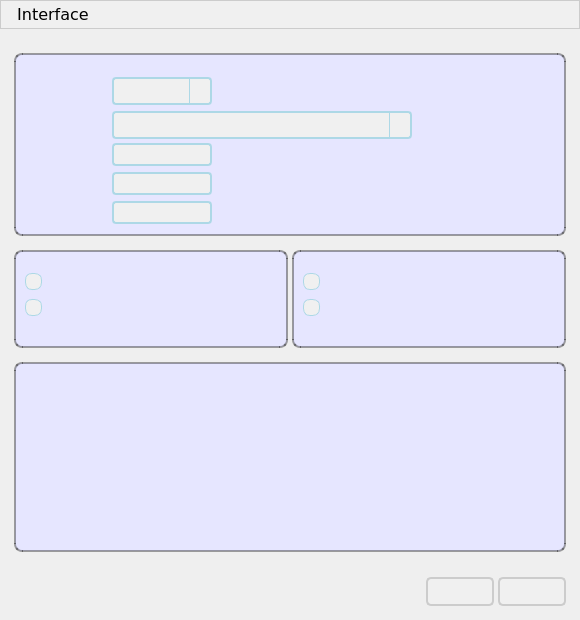
<?xml version="1.0" encoding="UTF-8"?>
<ui version="4.0">
 <class>MainWindow</class>
 <widget class="QMainWindow" name="MainWindow">
  <property name="geometry">
   <rect>
    <x>0</x>
    <y>0</y>
    <width>580</width>
    <height>620</height>
   </rect>
  </property>
  <property name="minimumSize">
   <size>
    <width>580</width>
    <height>620</height>
   </size>
  </property>
  <property name="maximumSize">
   <size>
    <width>580</width>
    <height>620</height>
   </size>
  </property>
  <property name="font">
   <font>
    <family>Verdana</family>
    <pointsize>12</pointsize>
   </font>
  </property>
  <property name="windowTitle">
   <string/>
  </property>
  <property name="windowIcon">
   <iconset>
    <normaloff>WStreamLab.ico</normaloff>WStreamLab.ico</iconset>
  </property>
  <property name="styleSheet">
   <string notr="true">/* Common styles */
* {
    font-family: Verdana, Arial, sans-serif; /* Fallback to Arial or generic sans-serif if Verdana is not available */
    font-size: 12pt; /* Base font size */
}

/* QPushButton */
QPushButton {
    padding: 5px 10px;
    border: 2px solid #ccc; /* Light gray border */
    background-color: #f0f0f0; /* Light gray background */
    border-radius: 5px; /* Rounded corners */
}

QPushButton:hover {
    background-color: #d7d9d7; /* Light gray background on hover */
    border: 2px solid #aaa; /* Darker gray border on hover */
}

/* QComboBox */
QComboBox {
    border: 2px solid #ADD8E6; /* Light blue border */
    border-radius: 4px; /* Rounded corners */
    padding: 2px;
    min-height: 20px; /* Adjust the minimum height */
    background-color: #f0f0f0; /* Light gray background */
}

QComboBox QAbstractItemView {
    border: 2px solid #ADD8E6; /* Light blue border for the dropdown */
}

QComboBox::drop-down {
    subcontrol-origin: padding;
    subcontrol-position: top right;
    width: 20px; /* Adjust width as needed */
    border-left: 1px solid #ADD8E6; /* Light blue border for the drop-down button */
}

QComboBox::down-arrow {
    width: 0;
    height: 0;
}

QComboBox::down-arrow:disabled {
    image: url(circle.png); /* Replace with your own circle image */
    width: 16px; /* Adjust width of circle */
    height: 16px; /* Adjust height of circle */
}

/* QLineEdit */
QLineEdit {
    border: 2px solid #ADD8E6; /* Light blue border */
    border-radius: 4px; /* Rounded corners */
    height: 28px; /* Adjusted height */
    padding: 2px; /* Adjust padding if needed */
    background-color: #f0f0f0; /* Light gray background */
}

/* QGroupBox */
QGroupBox {
    border: 2px solid black;
    border-color: rgba(0, 0, 0, 0.36); /* Black with transparency */
    background-color: #E6E6FF; /* Light purple background */
    font-family: Verdana, Arial, sans-serif; /* Use Verdana for group box */
    font-size: 12pt; /* Font size */
    margin-top: 10px;
    border-radius: 8px; /* Rounded corners */
    padding-top: 10px; /* Padding for the top of the group box */
}

QGroupBox::title {
    subcontrol-origin: margin;
    left: 7px;
    padding: 5px; /* Adjusted padding for better appearance */
}

/* QRadioButton */
QRadioButton {
    spacing: 5px;
}

QRadioButton::indicator {
    width: 15px;
    height: 15px;
    border-radius: 7px; /* Half of width and height to make it a circle */
    border: 1px solid #ADD8E6; /* Light blue border */
    background-color: #f0f0f0; /* Light gray background */
}

QRadioButton::indicator:checked {
    background-color: #ADD8E6; /* Light blue background when checked */
    border: 1px solid #0078D7; /* Darker blue border when checked */
}

QRadioButton::indicator:unchecked:hover {
    background-color: #e0e0e0; /* Slightly darker light gray background on hover when unchecked */
}

/* Menu Bar */
QMenuBar {
    background-color: #f0f0f0; /* Light gray background */
    border: 1px solid #ccc; /* Light gray border */
}

/* Base Menu */
QMenu {
    background-color: #f0f0f0; /* Light gray background */
    border: 1px solid #ccc; /* Light gray border */
    padding: 4px; /* Adjust padding */
    font-family: Verdana, Arial, sans-serif; /* Font family */
    font-size: 12pt; /* Font size */
}

/* Menu Item */
QMenu::item {
    background-color: transparent; /* Transparent background */
    padding: 4px 24px; /* Adjust padding */
    font-family: Verdana, Arial, sans-serif; /* Font family */
    font-size: 12pt; /* Font size */
}

QMenu::item:selected {
    background-color: #d7d9d7; /* Light gray background when selected */
}

/* Disabled Menu Item */
QMenu::item:disabled {
    color: #999; /* Gray color for disabled items */
}

/* Separator */
QMenu::separator {
    height: 1px;
    background-color: #ccc; /* Light gray separator */
    margin: 4px 0; /* Adjust margin */
}

/* Action */
QMenuBar::item,
QMenu::item {
    background: transparent;
    padding: 4px 10px;
    font-family: Verdana, Arial, sans-serif;
    font-size: 12pt;
    color: black;
}

QMenuBar::item:selected,
QMenu::item:selected {
    background: #f0f0f0;
    color: black;
    border-radius: 4px;
}

QMenuBar::item:pressed,
QMenu::item:pressed {
    background-color: #d7d9d7;
    border-radius: 4px;
    color: black;
}


</string>
  </property>
  <property name="unifiedTitleAndToolBarOnMac">
   <bool>true</bool>
  </property>
  <widget class="QWidget" name="centralwidget">
   <layout class="QGridLayout" name="gridLayout_5">
    <item row="0" column="0">
     <layout class="QVBoxLayout" name="verticalLayout_5">
      <property name="spacing">
       <number>4</number>
      </property>
      <property name="leftMargin">
       <number>5</number>
      </property>
      <property name="topMargin">
       <number>5</number>
      </property>
      <property name="rightMargin">
       <number>5</number>
      </property>
      <property name="bottomMargin">
       <number>5</number>
      </property>
      <item>
       <widget class="QGroupBox" name="gbInputData">
        <property name="sizePolicy">
         <sizepolicy hsizetype="Preferred" vsizetype="Expanding">
          <horstretch>0</horstretch>
          <verstretch>0</verstretch>
         </sizepolicy>
        </property>
        <property name="maximumSize">
         <size>
          <width>16777215</width>
          <height>200</height>
         </size>
        </property>
        <property name="font">
         <font>
          <family>Verdana</family>
          <pointsize>12</pointsize>
         </font>
        </property>
        <property name="title">
         <string/>
        </property>
        <layout class="QGridLayout" name="gridLayout_2">
         <property name="leftMargin">
          <number>10</number>
         </property>
         <property name="topMargin">
          <number>10</number>
         </property>
         <property name="rightMargin">
          <number>10</number>
         </property>
         <property name="bottomMargin">
          <number>10</number>
         </property>
         <item row="2" column="0">
          <layout class="QVBoxLayout" name="verticalLayout_3">
           <item>
            <layout class="QGridLayout" name="gridLayout_6">
             <item row="1" column="1">
              <widget class="QComboBox" name="cbWaterMeterType">
               <property name="minimumSize">
                <size>
                 <width>300</width>
                 <height>28</height>
                </size>
               </property>
               <property name="maximumSize">
                <size>
                 <width>300</width>
                 <height>23</height>
                </size>
               </property>
               <property name="styleSheet">
                <string notr="true"/>
               </property>
              </widget>
             </item>
             <item row="4" column="0">
              <widget class="QLabel" name="lbPressure">
               <property name="maximumSize">
                <size>
                 <width>16777215</width>
                 <height>20</height>
                </size>
               </property>
               <property name="text">
                <string/>
               </property>
              </widget>
             </item>
             <item row="2" column="0">
              <widget class="QLabel" name="lbTemperature">
               <property name="minimumSize">
                <size>
                 <width>80</width>
                 <height>20</height>
                </size>
               </property>
               <property name="maximumSize">
                <size>
                 <width>1000</width>
                 <height>20</height>
                </size>
               </property>
               <property name="text">
                <string/>
               </property>
              </widget>
             </item>
             <item row="4" column="1">
              <layout class="QHBoxLayout" name="horizontalLayout_7">
               <item>
                <widget class="QLineEdit" name="lePressure">
                 <property name="minimumSize">
                  <size>
                   <width>100</width>
                   <height>23</height>
                  </size>
                 </property>
                 <property name="maximumSize">
                  <size>
                   <width>100</width>
                   <height>23</height>
                  </size>
                 </property>
                 <property name="font">
                  <font>
                   <family>Verdana</family>
                   <pointsize>12</pointsize>
                  </font>
                 </property>
                 <property name="cursorPosition">
                  <number>0</number>
                 </property>
                </widget>
               </item>
               <item>
                <widget class="QLabel" name="lbTab5">
                 <property name="minimumSize">
                  <size>
                   <width>0</width>
                   <height>20</height>
                  </size>
                 </property>
                 <property name="maximumSize">
                  <size>
                   <width>16777215</width>
                   <height>20</height>
                  </size>
                 </property>
                 <property name="text">
                  <string/>
                 </property>
                </widget>
               </item>
              </layout>
             </item>
             <item row="2" column="1">
              <layout class="QHBoxLayout" name="horizontalLayout_5">
               <item>
                <widget class="QLineEdit" name="leTemperature">
                 <property name="minimumSize">
                  <size>
                   <width>100</width>
                   <height>23</height>
                  </size>
                 </property>
                 <property name="maximumSize">
                  <size>
                   <width>100</width>
                   <height>23</height>
                  </size>
                 </property>
                 <property name="font">
                  <font>
                   <family>Verdana</family>
                   <pointsize>12</pointsize>
                  </font>
                 </property>
                </widget>
               </item>
               <item>
                <widget class="QLabel" name="lbTab3">
                 <property name="minimumSize">
                  <size>
                   <width>50</width>
                   <height>20</height>
                  </size>
                 </property>
                 <property name="maximumSize">
                  <size>
                   <width>20</width>
                   <height>20</height>
                  </size>
                 </property>
                 <property name="text">
                  <string/>
                 </property>
                </widget>
               </item>
               <item>
                <spacer name="horizontalSpacer_3">
                 <property name="orientation">
                  <enum>Qt::Horizontal</enum>
                 </property>
                 <property name="sizeHint" stdset="0">
                  <size>
                   <width>40</width>
                   <height>20</height>
                  </size>
                 </property>
                </spacer>
               </item>
              </layout>
             </item>
             <item row="3" column="0">
              <widget class="QLabel" name="lbHumidity">
               <property name="minimumSize">
                <size>
                 <width>80</width>
                 <height>20</height>
                </size>
               </property>
               <property name="maximumSize">
                <size>
                 <width>1000</width>
                 <height>20</height>
                </size>
               </property>
               <property name="text">
                <string/>
               </property>
              </widget>
             </item>
             <item row="0" column="1">
              <widget class="QComboBox" name="cbNumberOfWaterMeters">
               <property name="minimumSize">
                <size>
                 <width>100</width>
                 <height>28</height>
                </size>
               </property>
               <property name="maximumSize">
                <size>
                 <width>100</width>
                 <height>23</height>
                </size>
               </property>
               <property name="autoFillBackground">
                <bool>false</bool>
               </property>
               <property name="styleSheet">
                <string notr="true">/* QComboBox */
QComboBox {
    border: 2px solid #ADD8E6; /* Light blue border */
    border-radius: 4px; /* Rounded corners */
    padding: 2px;
    min-height: 20px; /* Adjust the minimum height */
    background-color: #f0f0f0; /* Light gray background */
}</string>
               </property>
              </widget>
             </item>
             <item row="1" column="0">
              <widget class="QLabel" name="lbWaterMeterType">
               <property name="minimumSize">
                <size>
                 <width>80</width>
                 <height>20</height>
                </size>
               </property>
               <property name="maximumSize">
                <size>
                 <width>1000</width>
                 <height>20</height>
                </size>
               </property>
               <property name="text">
                <string/>
               </property>
              </widget>
             </item>
             <item row="0" column="0">
              <widget class="QLabel" name="lbNumberOfWaterMeters">
               <property name="minimumSize">
                <size>
                 <width>80</width>
                 <height>20</height>
                </size>
               </property>
               <property name="maximumSize">
                <size>
                 <width>1000</width>
                 <height>20</height>
                </size>
               </property>
               <property name="text">
                <string/>
               </property>
              </widget>
             </item>
             <item row="3" column="1">
              <layout class="QHBoxLayout" name="horizontalLayout_6">
               <item>
                <widget class="QLineEdit" name="leHumidity">
                 <property name="minimumSize">
                  <size>
                   <width>100</width>
                   <height>23</height>
                  </size>
                 </property>
                 <property name="maximumSize">
                  <size>
                   <width>100</width>
                   <height>23</height>
                  </size>
                 </property>
                 <property name="font">
                  <font>
                   <family>Verdana</family>
                   <pointsize>12</pointsize>
                  </font>
                 </property>
                </widget>
               </item>
               <item>
                <widget class="QLabel" name="lbTab4">
                 <property name="minimumSize">
                  <size>
                   <width>50</width>
                   <height>20</height>
                  </size>
                 </property>
                 <property name="maximumSize">
                  <size>
                   <width>20</width>
                   <height>20</height>
                  </size>
                 </property>
                 <property name="text">
                  <string/>
                 </property>
                </widget>
               </item>
               <item>
                <spacer name="horizontalSpacer_5">
                 <property name="orientation">
                  <enum>Qt::Horizontal</enum>
                 </property>
                 <property name="sizeHint" stdset="0">
                  <size>
                   <width>40</width>
                   <height>20</height>
                  </size>
                 </property>
                </spacer>
               </item>
              </layout>
             </item>
            </layout>
           </item>
          </layout>
         </item>
        </layout>
       </widget>
      </item>
      <item>
       <layout class="QHBoxLayout" name="horizontalLayout">
        <item>
         <widget class="QGroupBox" name="gbMeasurementMethod">
          <property name="minimumSize">
           <size>
            <width>120</width>
            <height>0</height>
           </size>
          </property>
          <property name="font">
           <font>
            <family>Verdana</family>
            <pointsize>12</pointsize>
           </font>
          </property>
          <property name="title">
           <string/>
          </property>
          <layout class="QGridLayout" name="gridLayout_4">
           <property name="leftMargin">
            <number>9</number>
           </property>
           <property name="topMargin">
            <number>9</number>
           </property>
           <property name="bottomMargin">
            <number>9</number>
           </property>
           <item row="0" column="0">
            <layout class="QVBoxLayout" name="verticalLayout_2">
             <item>
              <widget class="QRadioButton" name="rbGravimetric">
               <property name="minimumSize">
                <size>
                 <width>120</width>
                 <height>20</height>
                </size>
               </property>
               <property name="maximumSize">
                <size>
                 <width>16777215</width>
                 <height>20</height>
                </size>
               </property>
               <property name="font">
                <font>
                 <family>Verdana</family>
                 <pointsize>12</pointsize>
                </font>
               </property>
               <property name="styleSheet">
                <string notr="true"/>
               </property>
               <property name="text">
                <string/>
               </property>
              </widget>
             </item>
             <item>
              <widget class="QRadioButton" name="rbVolumetric">
               <property name="minimumSize">
                <size>
                 <width>120</width>
                 <height>20</height>
                </size>
               </property>
               <property name="maximumSize">
                <size>
                 <width>16777215</width>
                 <height>20</height>
                </size>
               </property>
               <property name="font">
                <font>
                 <family>Verdana</family>
                 <pointsize>12</pointsize>
                </font>
               </property>
               <property name="text">
                <string/>
               </property>
              </widget>
             </item>
            </layout>
           </item>
           <item row="1" column="0">
            <spacer name="verticalSpacer_3">
             <property name="orientation">
              <enum>Qt::Vertical</enum>
             </property>
             <property name="sizeHint" stdset="0">
              <size>
               <width>20</width>
               <height>40</height>
              </size>
             </property>
            </spacer>
           </item>
          </layout>
         </widget>
        </item>
        <item>
         <widget class="QGroupBox" name="gbReadMethod">
          <property name="minimumSize">
           <size>
            <width>100</width>
            <height>0</height>
           </size>
          </property>
          <property name="font">
           <font>
            <family>Verdana</family>
            <pointsize>12</pointsize>
           </font>
          </property>
          <property name="title">
           <string/>
          </property>
          <layout class="QGridLayout" name="gridLayout_7">
           <property name="leftMargin">
            <number>9</number>
           </property>
           <property name="topMargin">
            <number>9</number>
           </property>
           <property name="rightMargin">
            <number>9</number>
           </property>
           <property name="bottomMargin">
            <number>9</number>
           </property>
           <item row="0" column="0">
            <layout class="QVBoxLayout" name="verticalLayout">
             <item>
              <widget class="QRadioButton" name="rbManual">
               <property name="minimumSize">
                <size>
                 <width>120</width>
                 <height>20</height>
                </size>
               </property>
               <property name="maximumSize">
                <size>
                 <width>16777215</width>
                 <height>20</height>
                </size>
               </property>
               <property name="font">
                <font>
                 <family>Verdana</family>
                 <pointsize>12</pointsize>
                </font>
               </property>
               <property name="text">
                <string/>
               </property>
              </widget>
             </item>
             <item>
              <widget class="QRadioButton" name="rbInterface">
               <property name="minimumSize">
                <size>
                 <width>120</width>
                 <height>20</height>
                </size>
               </property>
               <property name="maximumSize">
                <size>
                 <width>16777215</width>
                 <height>20</height>
                </size>
               </property>
               <property name="font">
                <font>
                 <family>Verdana</family>
                 <pointsize>12</pointsize>
                </font>
               </property>
               <property name="text">
                <string/>
               </property>
              </widget>
             </item>
            </layout>
           </item>
           <item row="1" column="0">
            <spacer name="verticalSpacer_4">
             <property name="orientation">
              <enum>Qt::Vertical</enum>
             </property>
             <property name="sizeHint" stdset="0">
              <size>
               <width>20</width>
               <height>40</height>
              </size>
             </property>
            </spacer>
           </item>
          </layout>
         </widget>
        </item>
       </layout>
      </item>
      <item>
       <layout class="QHBoxLayout" name="horizontalLayout_2">
        <property name="spacing">
         <number>5</number>
        </property>
        <item>
         <widget class="QGroupBox" name="gbWaterMeterFeatures">
          <property name="sizePolicy">
           <sizepolicy hsizetype="Preferred" vsizetype="Minimum">
            <horstretch>0</horstretch>
            <verstretch>0</verstretch>
           </sizepolicy>
          </property>
          <property name="maximumSize">
           <size>
            <width>16777215</width>
            <height>200</height>
           </size>
          </property>
          <property name="font">
           <font>
            <family>Verdana</family>
            <pointsize>12</pointsize>
           </font>
          </property>
          <property name="title">
           <string/>
          </property>
          <property name="alignment">
           <set>Qt::AlignLeading|Qt::AlignLeft|Qt::AlignTop</set>
          </property>
          <layout class="QGridLayout" name="gridLayout_3">
           <property name="leftMargin">
            <number>10</number>
           </property>
           <property name="topMargin">
            <number>10</number>
           </property>
           <property name="rightMargin">
            <number>10</number>
           </property>
           <property name="bottomMargin">
            <number>10</number>
           </property>
           <item row="0" column="0">
            <layout class="QHBoxLayout" name="horizontalLayout_3">
             <item>
              <layout class="QGridLayout" name="gridLayout">
               <item row="3" column="3">
                <widget class="QLabel" name="lbTransitionFlowUnit">
                 <property name="text">
                  <string/>
                 </property>
                </widget>
               </item>
               <item row="4" column="0">
                <widget class="QLabel" name="lbMinimumFlow">
                 <property name="text">
                  <string/>
                 </property>
                </widget>
               </item>
               <item row="7" column="1">
                <spacer name="verticalSpacer">
                 <property name="orientation">
                  <enum>Qt::Vertical</enum>
                 </property>
                 <property name="sizeHint" stdset="0">
                  <size>
                   <width>20</width>
                   <height>40</height>
                  </size>
                 </property>
                </spacer>
               </item>
               <item row="1" column="1">
                <widget class="QLabel" name="lbMaximumFlowCurrent">
                 <property name="text">
                  <string/>
                 </property>
                </widget>
               </item>
               <item row="2" column="0">
                <widget class="QLabel" name="lbNominalFlow">
                 <property name="text">
                  <string/>
                 </property>
                </widget>
               </item>
               <item row="0" column="3">
                <widget class="QLabel" name="lbNominalDiameterUnit">
                 <property name="text">
                  <string/>
                 </property>
                </widget>
               </item>
               <item row="6" column="1">
                <widget class="QLabel" name="lbNominalErrorCurrent">
                 <property name="text">
                  <string/>
                 </property>
                </widget>
               </item>
               <item row="0" column="1">
                <widget class="QLabel" name="lbNominalDiameterCurrent">
                 <property name="text">
                  <string/>
                 </property>
                </widget>
               </item>
               <item row="2" column="1">
                <widget class="QLabel" name="lbNominalFlowCurrent">
                 <property name="text">
                  <string/>
                 </property>
                </widget>
               </item>
               <item row="3" column="1">
                <widget class="QLabel" name="lbTransitionFlowCurrent">
                 <property name="text">
                  <string/>
                 </property>
                </widget>
               </item>
               <item row="4" column="1">
                <widget class="QLabel" name="lbMinimumFlowCurrent">
                 <property name="text">
                  <string/>
                 </property>
                </widget>
               </item>
               <item row="0" column="4">
                <widget class="QLabel" name="lbTab">
                 <property name="text">
                  <string/>
                 </property>
                </widget>
               </item>
               <item row="0" column="0">
                <widget class="QLabel" name="lbNominalDiameter">
                 <property name="text">
                  <string/>
                 </property>
                </widget>
               </item>
               <item row="5" column="0">
                <widget class="QLabel" name="lbMaximumError">
                 <property name="text">
                  <string/>
                 </property>
                </widget>
               </item>
               <item row="1" column="3">
                <widget class="QLabel" name="lbMaximumFlowUnit">
                 <property name="text">
                  <string/>
                 </property>
                </widget>
               </item>
               <item row="3" column="0">
                <widget class="QLabel" name="lbTransitionFlow">
                 <property name="styleSheet">
                  <string notr="true"/>
                 </property>
                 <property name="text">
                  <string/>
                 </property>
                </widget>
               </item>
               <item row="5" column="1">
                <widget class="QLabel" name="lbMaximumErrorCurrent">
                 <property name="text">
                  <string/>
                 </property>
                </widget>
               </item>
               <item row="5" column="3">
                <widget class="QLabel" name="lbMaximumErrorUnit">
                 <property name="text">
                  <string/>
                 </property>
                </widget>
               </item>
               <item row="6" column="0">
                <widget class="QLabel" name="lbNominalError">
                 <property name="text">
                  <string/>
                 </property>
                </widget>
               </item>
               <item row="2" column="3">
                <widget class="QLabel" name="lbNominalFlowUnit">
                 <property name="text">
                  <string/>
                 </property>
                </widget>
               </item>
               <item row="1" column="0">
                <widget class="QLabel" name="lbMaximumFlow">
                 <property name="text">
                  <string/>
                 </property>
                </widget>
               </item>
               <item row="4" column="3">
                <widget class="QLabel" name="lbMinimumFlowUnit">
                 <property name="text">
                  <string/>
                 </property>
                </widget>
               </item>
               <item row="6" column="3">
                <widget class="QLabel" name="lbNominalErrorUnit">
                 <property name="text">
                  <string/>
                 </property>
                </widget>
               </item>
              </layout>
             </item>
            </layout>
           </item>
           <item row="0" column="1">
            <spacer name="horizontalSpacer">
             <property name="orientation">
              <enum>Qt::Horizontal</enum>
             </property>
             <property name="sizeHint" stdset="0">
              <size>
               <width>40</width>
               <height>20</height>
              </size>
             </property>
            </spacer>
           </item>
          </layout>
         </widget>
        </item>
       </layout>
      </item>
      <item>
       <spacer name="verticalSpacer_2">
        <property name="orientation">
         <enum>Qt::Vertical</enum>
        </property>
        <property name="sizeHint" stdset="0">
         <size>
          <width>20</width>
          <height>40</height>
         </size>
        </property>
       </spacer>
      </item>
      <item>
       <layout class="QHBoxLayout" name="horizontalLayout_4">
        <item>
         <widget class="LedIndicator" name="SerialLedIndicator" native="true"/>
        </item>
        <item>
         <widget class="QLabel" name="lbConnected">
          <property name="font">
           <font>
            <family>Verdana</family>
            <pointsize>12</pointsize>
           </font>
          </property>
          <property name="text">
           <string/>
          </property>
         </widget>
        </item>
        <item>
         <spacer name="horizontalSpacer_2">
          <property name="orientation">
           <enum>Qt::Horizontal</enum>
          </property>
          <property name="sizeHint" stdset="0">
           <size>
            <width>40</width>
            <height>20</height>
           </size>
          </property>
         </spacer>
        </item>
        <item>
         <widget class="QPushButton" name="pbNewSession">
          <property name="styleSheet">
           <string notr="true"> padding-left: 10px; 
 padding-top: 1px; 
 padding-right: 10px;
 padding-down: 10px; </string>
          </property>
          <property name="text">
           <string/>
          </property>
         </widget>
        </item>
        <item>
         <widget class="QPushButton" name="pbExitApplication">
          <property name="styleSheet">
           <string notr="true"> padding-left: 10px; 
 padding-top: 1px; 
 padding-right: 10px;
 padding-down: 10px; </string>
          </property>
          <property name="text">
           <string/>
          </property>
         </widget>
        </item>
       </layout>
      </item>
     </layout>
    </item>
   </layout>
  </widget>
  <widget class="QMenuBar" name="menubar">
   <property name="geometry">
    <rect>
     <x>0</x>
     <y>0</y>
     <width>580</width>
     <height>30</height>
    </rect>
   </property>
   <widget class="QMenu" name="menu_File">
    <property name="toolTipDuration">
     <number>-1</number>
    </property>
    <property name="title">
     <string/>
    </property>
    <addaction name="action_StartSession"/>
    <addaction name="separator"/>
    <addaction name="action_ExitApp"/>
   </widget>
   <widget class="QMenu" name="menu_Language">
    <property name="title">
     <string/>
    </property>
    <addaction name="action_English"/>
    <addaction name="action_Romana"/>
   </widget>
   <widget class="QMenu" name="menu_Help">
    <property name="title">
     <string/>
    </property>
    <addaction name="action_General_Description"/>
    <addaction name="action_WaterDensity"/>
    <addaction name="separator"/>
    <addaction name="action_License"/>
    <addaction name="separator"/>
    <addaction name="action_About"/>
   </widget>
   <widget class="QMenu" name="menuInterface">
    <property name="title">
     <string>Interface</string>
    </property>
    <addaction name="action_Configure_Serial_Port"/>
   </widget>
   <addaction name="menu_File"/>
   <addaction name="menuInterface"/>
   <addaction name="menu_Language"/>
   <addaction name="menu_Help"/>
  </widget>
  <action name="action_StartSession">
   <property name="text">
    <string/>
   </property>
  </action>
  <action name="action_Save">
   <property name="text">
    <string>&amp;Save</string>
   </property>
  </action>
  <action name="action_Print">
   <property name="text">
    <string>&amp;Print</string>
   </property>
  </action>
  <action name="action_Exit">
   <property name="text">
    <string>&amp;Exit</string>
   </property>
  </action>
  <action name="action_ExitApp">
   <property name="text">
    <string/>
   </property>
  </action>
  <action name="action_English">
   <property name="text">
    <string/>
   </property>
  </action>
  <action name="action_Romana">
   <property name="text">
    <string/>
   </property>
  </action>
  <action name="action_General_Description">
   <property name="text">
    <string/>
   </property>
  </action>
  <action name="action_WaterDensity">
   <property name="text">
    <string/>
   </property>
  </action>
  <action name="actionLineEntry">
   <property name="icon">
    <iconset theme="accessories-character-map"/>
   </property>
   <property name="text">
    <string>LineEntry</string>
   </property>
   <property name="toolTip">
    <string>water meter entry</string>
   </property>
  </action>
  <action name="actionAbout">
   <property name="text">
    <string>About</string>
   </property>
  </action>
  <action name="action_License">
   <property name="text">
    <string/>
   </property>
  </action>
  <action name="action_About">
   <property name="text">
    <string/>
   </property>
  </action>
  <action name="action_Configure_Serial_Port">
   <property name="text">
    <string>Configure Serial Port</string>
   </property>
  </action>
 </widget>
 <customwidgets>
  <customwidget>
   <class>LedIndicator</class>
   <extends>QWidget</extends>
   <header location="global">ledindicator.h</header>
   <container>1</container>
  </customwidget>
 </customwidgets>
 <tabstops>
  <tabstop>cbNumberOfWaterMeters</tabstop>
  <tabstop>cbWaterMeterType</tabstop>
  <tabstop>rbVolumetric</tabstop>
  <tabstop>rbManual</tabstop>
  <tabstop>rbInterface</tabstop>
  <tabstop>pbNewSession</tabstop>
  <tabstop>pbExitApplication</tabstop>
 </tabstops>
 <resources/>
 <connections/>
 <slots>
  <slot></slot>
 </slots>
</ui>
